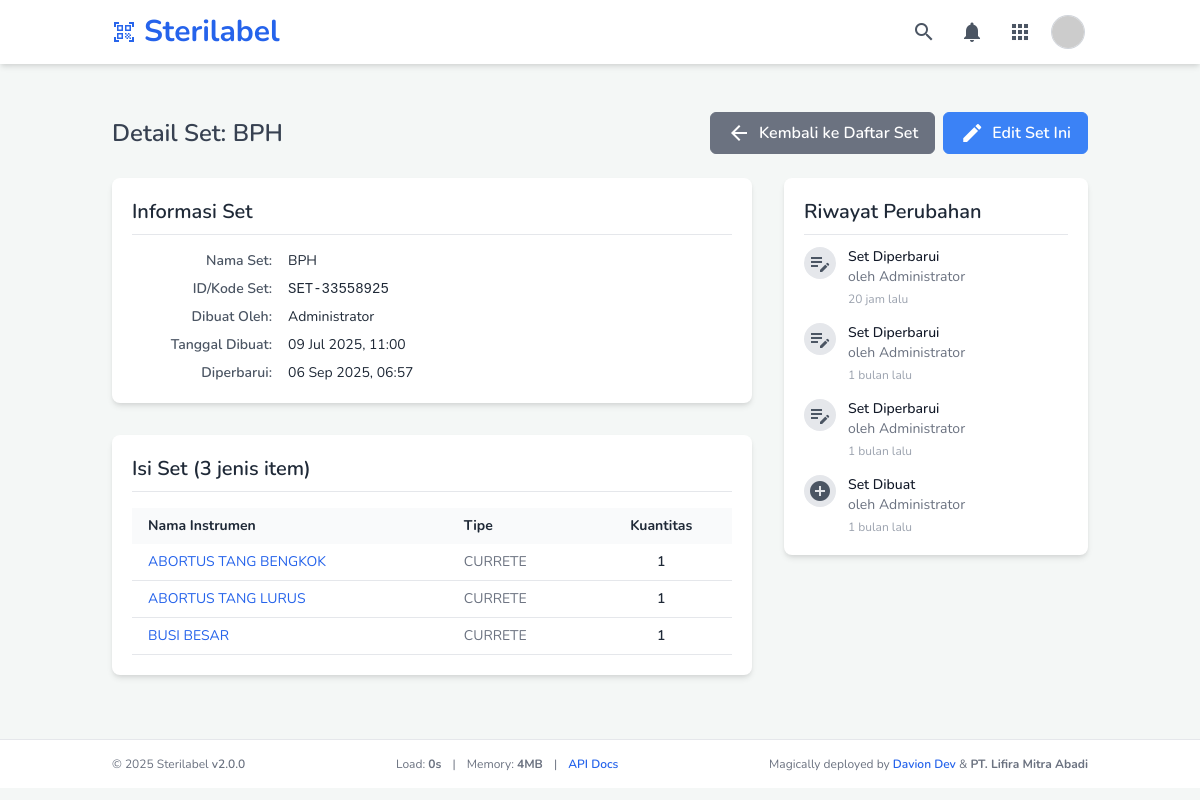
Page /set_detail.php?set_id=67 (signed in) on the committed database.
### tables this page shows
CREATE TABLE `instrument_sets` (
  `set_id` int(11) NOT NULL,
  `set_name` varchar(255) NOT NULL,
  `set_code` varchar(100) DEFAULT NULL,
  `special_instructions` text DEFAULT NULL,
  `expiry_in_days` int(5) DEFAULT NULL COMMENT 'Masa kedaluwarsa standar untuk set ini dalam hari. NULL berarti menggunakan aturan terpendek dari item di dalamnya atau pengaturan global.',
  `created_by_user_id` int(11) DEFAULT NULL,
  `created_at` timestamp NULL DEFAULT current_timestamp(),
  `updated_at` timestamp NULL DEFAULT current_timestamp() ON UPDATE current_timestamp()
);

CREATE TABLE `users` (
  `user_id` int(11) NOT NULL,
  `username` varchar(50) NOT NULL,
  `email` varchar(100) DEFAULT NULL,
  `password_hash` varchar(255) NOT NULL,
  `full_name` varchar(100) DEFAULT NULL,
  `role` enum('admin','staff','supervisor') NOT NULL DEFAULT 'staff',
  `created_at` timestamp NULL DEFAULT current_timestamp()
);

CREATE TABLE `instrument_set_items` (
  `set_item_id` int(11) NOT NULL,
  `set_id` int(11) NOT NULL,
  `instrument_id` int(11) NOT NULL,
  `quantity` int(11) NOT NULL DEFAULT 1
);

CREATE TABLE `instruments` (
  `instrument_id` int(11) NOT NULL,
  `instrument_name` varchar(255) NOT NULL,
  `instrument_code` varchar(100) DEFAULT NULL,
  `instrument_type_id` int(11) DEFAULT NULL,
  `department_id` int(11) NOT NULL,
  `notes` text DEFAULT NULL,
  `image_filename` varchar(255) DEFAULT NULL,
  `status` varchar(50) NOT NULL DEFAULT 'tersedia',
  `expiry_in_days` int(5) DEFAULT NULL COMMENT 'Masa kedaluwarsa standar untuk instrumen ini dalam hari. NULL berarti menggunakan pengaturan global.',
  `created_by_user_id` int(11) DEFAULT NULL,
  `created_at` timestamp NULL DEFAULT current_timestamp(),
  `updated_at` timestamp NULL DEFAULT current_timestamp() ON UPDATE current_timestamp()
);

CREATE TABLE `instrument_types` (
  `type_id` int(11) NOT NULL,
  `type_name` varchar(100) NOT NULL,
  `is_active` tinyint(1) NOT NULL DEFAULT 1,
  `created_at` timestamp NOT NULL DEFAULT current_timestamp()
);

### config.php (called while the page is built, shortened)
<?php
if (!function_exists('timeAgo')) {
    function timeAgo(string $datetime): string {
        try {
            $now = new DateTime('now', new DateTimeZone('Asia/Jakarta'));
            $ago = new DateTime($datetime, new DateTimeZone('Asia/Jakarta'));
            $diff = $now->diff($ago);
            $diff->w = floor($diff->d / 7);
            $diff->d -= $diff->w * 7;
            $string = ['y' => 'tahun', 'm' => 'bulan', 'w' => 'minggu', 'd' => 'hari', 'h' => 'jam', 'i' => 'menit', 's' => 'detik'];
            foreach ($string as $k => &$v) {
                if ($diff->$k) $v = $diff->$k . ' ' . $v; else unset($string[$k]);
            }
            return implode(', ', array_slice($string, 0, 1)) . ' lalu';
        } catch (Exception $e) {
            error_log("Error in timeAgo function (config.php): " . $e->getMessage() . " for datetime: " . $datetime);
            return 'tanggal tidak valid';
        }
    }
}

### set_detail.php (the view, shortened to what this page needs)
<?php
require_once 'header.php';
$staffCanManageSets = (isset($app_settings['staff_can_manage_sets']) && $app_settings['staff_can_manage_sets'] === '1');
$setId = null;
$setData = null;
$setInstruments = [];
$setHistory = [];
$pageErrorMessage = '';
if (isset($_GET['set_id']) && is_numeric($_GET['set_id'])) {
    $setId = (int)$_GET['set_id'];
} else {
    $_SESSION['flash_message'] = ['type' => 'error', 'text' => 'ID Set tidak valid atau tidak disediakan.'];
    header("Location: manage_sets.php");
    exit;
}
$conn = connectToDatabase();
if ($conn) {
    $sqlSet = "SELECT s.set_id, s.set_name, s.set_code, s.special_instructions, s.created_at, s.updated_at, u.username as creator_username, u.full_name as creator_full_name
               FROM instrument_sets s
               LEFT JOIN users u ON s.created_by_user_id = u.user_id
               WHERE s.set_id = ?";
    if ($stmtSet = $conn->prepare($sqlSet)) {
        $stmtSet->bind_param("i", $setId);
        $stmtSet->execute();
        $resultSet = $stmtSet->get_result();
        if ($resultSet && $resultSet->num_rows === 1) {
            $setData = $resultSet->fetch_assoc();
        } else {
            $pageErrorMessage = "Set instrumen tidak ditemukan.";
        }
    } else {
        $pageErrorMessage = "Gagal mempersiapkan statement untuk mengambil data set: " . $conn->error;
    }
    if (!$pageErrorMessage && $setData) {
        $sqlSetItems = "SELECT i.instrument_id, i.instrument_name, i.instrument_code, it.type_name, isi.quantity
                        FROM instrument_set_items isi
                        JOIN instruments i ON isi.instrument_id = i.instrument_id
                        LEFT JOIN instrument_types it ON i.instrument_type_id = it.type_id
                        WHERE isi.set_id = ?
                        ORDER BY i.instrument_name ASC";
        if ($stmtItems = $conn->prepare($sqlSetItems)) {
            $stmtItems->bind_param("i", $setId);
            $stmtItems->execute();
            $resultItems = $stmtItems->get_result();
            while ($rowItem = $resultItems->fetch_assoc()) {
                $setInstruments[] = $rowItem;
            }
        } else {
            $pageErrorMessage .= " Gagal mengambil instrumen dalam set: " . $conn->error;
        }
    }
    if (!$pageErrorMessage && $setData) {
        $sqlHistory = "SELECT al.action_type, al.details, al.log_timestamp, u.full_name as actor_name, u.username as actor_username
                       FROM activity_log al
                       LEFT JOIN users u ON al.user_id = u.user_id
                       WHERE al.target_type = 'set' AND al.target_id = ?
                       ORDER BY al.log_timestamp DESC
                       LIMIT 10";
        if ($stmtHistory = $conn->prepare($sqlHistory)) {
            $stmtHistory->bind_param("i", $setId);
            $stmtHistory->execute();
            $resultHistory = $stmtHistory->get_result();
            while ($rowHistory = $resultHistory->fetch_assoc()) {
                $setHistory[] = $rowHistory;
            }
        }
    }
} else {
    $pageErrorMessage = "Koneksi database gagal.";
}
?>
<main class="container mx-auto px-6 py-8">
    <div class="flex flex-wrap justify-between items-center mb-6 gap-2">
        <h2 class="text-2xl font-semibold text-gray-700">
            Detail Set: <?php echo $setData ? htmlspecialchars($setData['set_name']) : 'Tidak Ditemukan'; ?>
        </h2>
        <div class="flex space-x-2">
            <a href="manage_sets.php" class="btn btn-secondary">
                <span class="material-icons mr-2">arrow_back</span>Kembali ke Daftar Set
            </a>
            <?php if ($setData && ($userRole === 'admin' || $userRole === 'supervisor' || $staffCanManageSets)): ?>
            <a href="set_edit.php?set_id=<?php echo $setId; ?>" class="btn btn-primary">
                <span class="material-icons mr-2">edit</span>Edit Set Ini
            </a>
            <?php endif; ?>
        </div>
    </div>
    <?php if (!empty($pageErrorMessage)): ?>
         <div class="alert alert-danger" role="alert">
            <span class="material-icons">error_outline</span>
            <span><?php echo htmlspecialchars($pageErrorMessage); ?></span>
        </div>
    <?php elseif ($setData): ?>
        <div class="grid grid-cols-1 lg:grid-cols-3 gap-8">
            <div class="lg:col-span-2 space-y-8">
                <div class="card">
                    <h3 class="text-xl font-semibold text-gray-800 mb-4 pb-2 border-b">Informasi Set</h3>
                    <dl class="detail-grid text-sm">
                        <dt>Nama Set:</dt>
                        <dd><?php echo htmlspecialchars($setData['set_name']); ?></dd>
                        <dt>ID/Kode Set:</dt>
                        <dd class="font-mono"><?php echo htmlspecialchars($setData['set_code'] ?? '-'); ?></dd>
                        <dt>Dibuat Oleh:</dt>
                        <dd><?php echo htmlspecialchars($setData['creator_full_name'] ?? ($setData['creator_username'] ?? 'N/A')); ?></dd>
                        <dt>Tanggal Dibuat:</dt>
                        <dd><?php echo (new DateTime($setData['created_at']))->format('d M Y, H:i'); ?></dd>
                        <dt>Diperbarui:</dt>
                        <dd><?php echo (new DateTime($setData['updated_at']))->format('d M Y, H:i'); ?></dd>
                    </dl>
                </div>
                <div class="card">
                    <h3 class="text-xl font-semibold text-gray-800 mb-4 pb-2 border-b">Isi Set (<?php echo count($setInstruments); ?> jenis item)</h3>
                     <?php if (!empty($setInstruments)): ?>
                        <div class="overflow-x-auto">
                            <table class="w-full text-sm">
                                <thead class="bg-gray-50">
                                    <tr>
                                        <th class="px-4 py-2 text-left">Nama Instrumen</th>
                                        <th class="px-4 py-2 text-left">Tipe</th>
                                        <th class="px-4 py-2 text-center">Kuantitas</th>
                                    </tr>
                                </thead>
                                <tbody>
                                    <?php foreach ($setInstruments as $instrument): ?>
                                        <tr class="border-b">
                                            <td class="px-4 py-2">
                                                <a href="instrument_detail.php?instrument_id=<?php echo $instrument['instrument_id']; ?>" class="text-blue-600 hover:underline">
                                                    <?php echo htmlspecialchars($instrument['instrument_name']); ?>
                                                </a>
                                            </td>
                                            <td class="px-4 py-2 text-gray-500"><?php echo htmlspecialchars($instrument['type_name'] ?? '-'); ?></td>
                                            <td class="px-4 py-2 text-center font-semibold"><?php echo htmlspecialchars((string)$instrument['quantity']); ?></td>
                                        </tr>
                                    <?php endforeach; ?>
                                </tbody>
                            </table>
                        </div>
                    <?php else: ?>
                        <p class="text-gray-600">Tidak ada instrumen yang terdaftar dalam set ini.</p>
                    <?php endif; ?>
                </div>
            </div>
            <div class="lg:col-span-1">
                <div class="card">
                    <h3 class="text-xl font-semibold text-gray-800 mb-3 pb-2 border-b">Riwayat Perubahan</h3>
                    <?php if (!empty($setHistory)): ?>
                        <ul class="space-y-4">
                            <?php foreach ($setHistory as $history): ?>
                                <li class="flex space-x-3">
                                    <div class="flex-shrink-0">
                                        <span class="h-8 w-8 rounded-full flex items-center justify-center bg-gray-200 text-gray-600">
                                            <span class="material-icons text-lg">
                                            </span>
                                        </span>
                                    </div>
                                    <div>
                                        <p class="text-sm font-medium text-gray-900">
                                            <?php echo ($history['action_type'] === 'CREATE_SET') ? 'Set Dibuat' : 'Set Diperbarui'; ?>
                                        </p>
                                        <p class="text-sm text-gray-500">
                                            oleh <?php echo htmlspecialchars($history['actor_name'] ?? ($history['actor_username'] ?? 'Sistem')); ?>
                                        </p>
                                        <p class="text-xs text-gray-400 mt-1" title="<?php echo (new DateTime($history['log_timestamp']))->format('d M Y, H:i:s'); ?>">
                                            <?php echo timeAgo($history['log_timestamp']); ?>
                                        </p>
                                    </div>
                                </li>
                            <?php endforeach; ?>
                        </ul>
                    <?php else: ?>
                        <p class="text-gray-600">Belum ada riwayat perubahan untuk set ini.</p>
                    <?php endif; ?>
                </div>
            </div>
            </div>
    <?php endif; ?>
</main>
<?php
require_once 'footer.php';
?>

### rows in the picture
instrument_sets: set_name "BPH", set_code "SET-33558925", created_by_user.full_name "Administrator", created_at "09 Jul 2025, 11:00", updated_at "06 Sep 2025, 06:57"
instrument_set_items: instrument.instrument_name "ABORTUS TANG BENGKOK", instrument_types.type_name "CURRETE", quantity "1"
instrument_set_items: instrument.instrument_name "ABORTUS TANG LURUS", instrument_types.type_name "CURRETE", quantity "1"
instrument_set_items: instrument.instrument_name "BUSI BESAR", instrument_types.type_name "CURRETE", quantity "1"

### other values in the picture
$appInstanceName "Sterilabel"
count($setInstruments) "3"
$history['actor_name'] "Administrator"
timeAgo($history['log_timestamp']) "20 jam lalu"
timeAgo($history['log_timestamp']) "1 bulan lalu"
$appInstanceNameForFooter "Sterilabel"
APP_VERSION "2.0.0"
$memory_usage "4"
